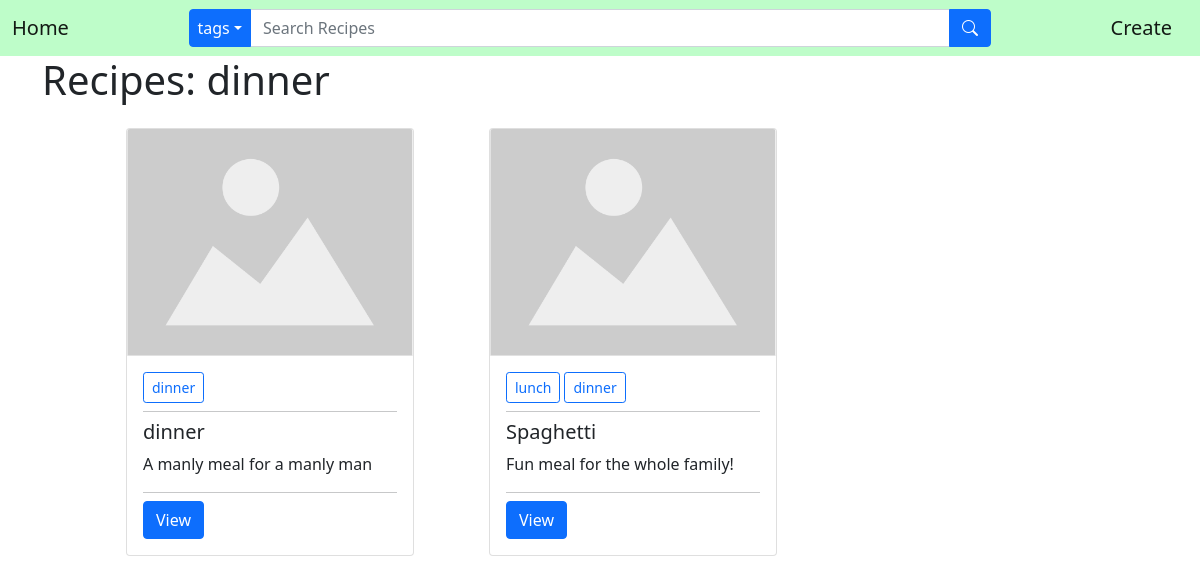
Page /tag/?tag=dinner on the committed database.
### recipes/models.py (models this page shows, shortened)
class Tag(models.Model):
    name = models.CharField(max_length=20)
    def __str__(self):
        return self.name

class Recipe(models.Model):
    name = models.CharField(max_length=30)
    pub_date = models.DateTimeField('date published', default=timezone.now)
    description = models.TextField(max_length=500, default="Add a description!")
    image = models.ImageField(default='default.png', upload_to='recipe_pics')
    tags = models.ManyToManyField(Tag, null=True)
    instructions = models.TextField(max_length=1000, default='')

### recipes/views.py (the view)
# urls.py: path('tag/', TagListView.as_view(), name='tag-list'),
class TagListView(ListView):
    model = Tag
    template_name = 'recipes/tag_list.html'
    context_object_name = 'tag_list'
    ordering = 'name'
    paginate_by = 12
    def get_queryset(self):
        result = super(TagListView, self).get_queryset()
        query = self.request.GET.get('tag')
        q_tag_recipes = Tag.objects.get(name=query)
        if query:
            result = Recipe.objects.filter(tags=q_tag_recipes)
        else:
            result = None
        return result
    def get_context_data(self, **kwargs):
        data = super(TagListView, self).get_context_data(**kwargs)
        query = self.request.GET.get('tag')
        data['q_tag'] = Tag.objects.get(name=query)
        return data

### recipes/context_processors.py (called while the page is built)
def tag_context(request):
    tags = Tag.objects.all()
    return{
        'tags': tags
    }

### recipes/templates/recipes/tag_list.html (shortened to what this page needs)
{% extends "recipes/base.html" %}
{% block content %}
    <div class="container">
        <h1>Recipes: {{ q_tag.name }}</h1>
        <div class="row m-4">
            {% for recipe in tag_list %}
                <div class="col-3 mx-5">
                    <div class="card" style="width: 18rem;">
                        <img src="{{ recipe.image.url }}" class="card-img-top" alt="...">
                        <div class="card-body">
                            <form method="GET" action="{% url 'tag-list' %}">
                                {% for tag in recipe.tags.all %}
                                <input class="btn btn-outline-primary btn-sm" type="submit" name="tag" value="{{ tag }}">
                                {% endfor %}
                            </form>
                            <hr class="my-2">
                            <h5 class="card-title">{{ recipe.name }}</h5>
                            <p class="card-text">{{ recipe.description }}</p>
                            <hr class="my-2">
                            <a href="{% url 'recipe-detail' recipe.id %}" class="btn btn-primary">View</a>
                        </div>
                    </div>
                </div>
            {% endfor %}
        </div>
    </div>
{% endblock content %}

### rows in the picture
Tag: name "dinner", tag "dinner"
Recipe: image (placeholder picture), name "dinner", description "A manly meal for a manly man"
Recipe: image (placeholder picture), name "Spaghetti", description "Fun meal for the whole family!"
Tag: tag "lunch"
